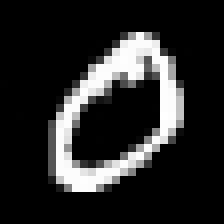
#> input picture benchmark/inception_v4/0.jpg, 28 x 28 px, found by its file name (shown 8 times larger)
$ python python_predict_client.py
#> lines starting #> are read from the running program, lines starting #| are printed output that depends on the picture
#!/usr/bin/env python

from __future__ import absolute_import
from __future__ import division
from __future__ import print_function

import argparse
import json
import requests
import logging
from PIL import Image
import numpy as np


logging.basicConfig(
        format='%(asctime)s %(levelname)-8s %(message)s',
        level=logging.INFO,
        datefmt='%Y-%m-%d %H:%M:%S')

# TODO: Remove logging make debug log level not work
#logger = logging.getLogger("simple_tensorflow_serving")


def predict_image(image_file_path, channel_layout="RGB", run_profile="", port=8500):
#> called with image_file_path = './0.jpg', channel_layout = 'RGB', run_profile = '', port = 8500
  endpoint = "http://127.0.0.1:" + str(port)

  img = Image.open(image_file_path)
#> img is the input picture: PIL image 28x28 L; min 0, max 255, mean 39.7
  img = img.convert(channel_layout)
#> img: PIL image 28x28 RGB
  img.load()
  image_ndarray = np.asarray(img, dtype="int32")
  # Shape is [48, 400, 3] -> [400, 48, 3]
  image_ndarray = image_ndarray.transpose((1, 0, 2))
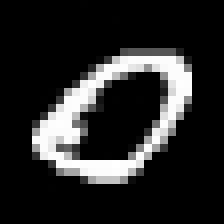
#> image_ndarray: shape (28, 28, 3) int32 (shown 8 times larger); min 0, max 255, mean 39.7
  image_array = [image_ndarray.tolist()]
  # TODO: Support specified model name
  json_data = {"model_name": "default",
               "data": {"image": image_array},
               "run_profile": run_profile}

  result = requests.post(endpoint, json=json_data)

  # Shape is [-1, -1]
  predict_result = json.loads(result.text)
  logging.debug("Get predict result:{}".format(predict_result))

  return predict_result

# [70 lines left out: functions predict_well_file, predict_json, predict_well_json, get_gen_json_and_clients, not called in this run]


# TODO: Only support testing with images
def parse_args():
  parser = argparse.ArgumentParser(description='Predict image')
  parser.add_argument(
      '--image', required=False, type=str, default="./0.jpg", help='The image')
  args = parser.parse_args()
  return args


def main(args):
  image_file_path = args.image
  predict_image(image_file_path)
#> (the call stopped at in predict_image, `result = requests.post(endpoint, json=json_data)`: requests is not available in this run)


if __name__ == "__main__":
  main(parse_args())
